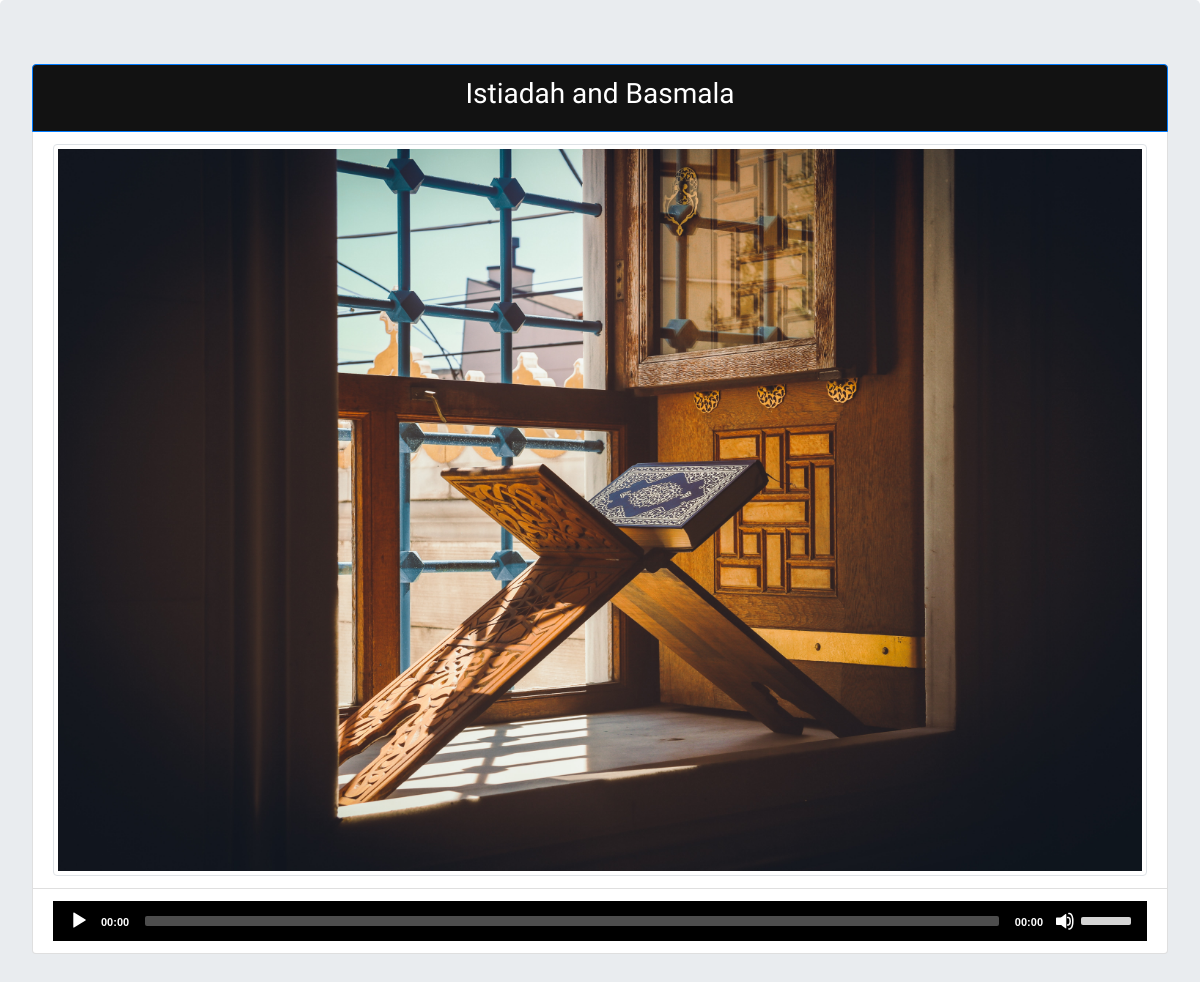
Page /tutapp/3/ on the earlier database version.
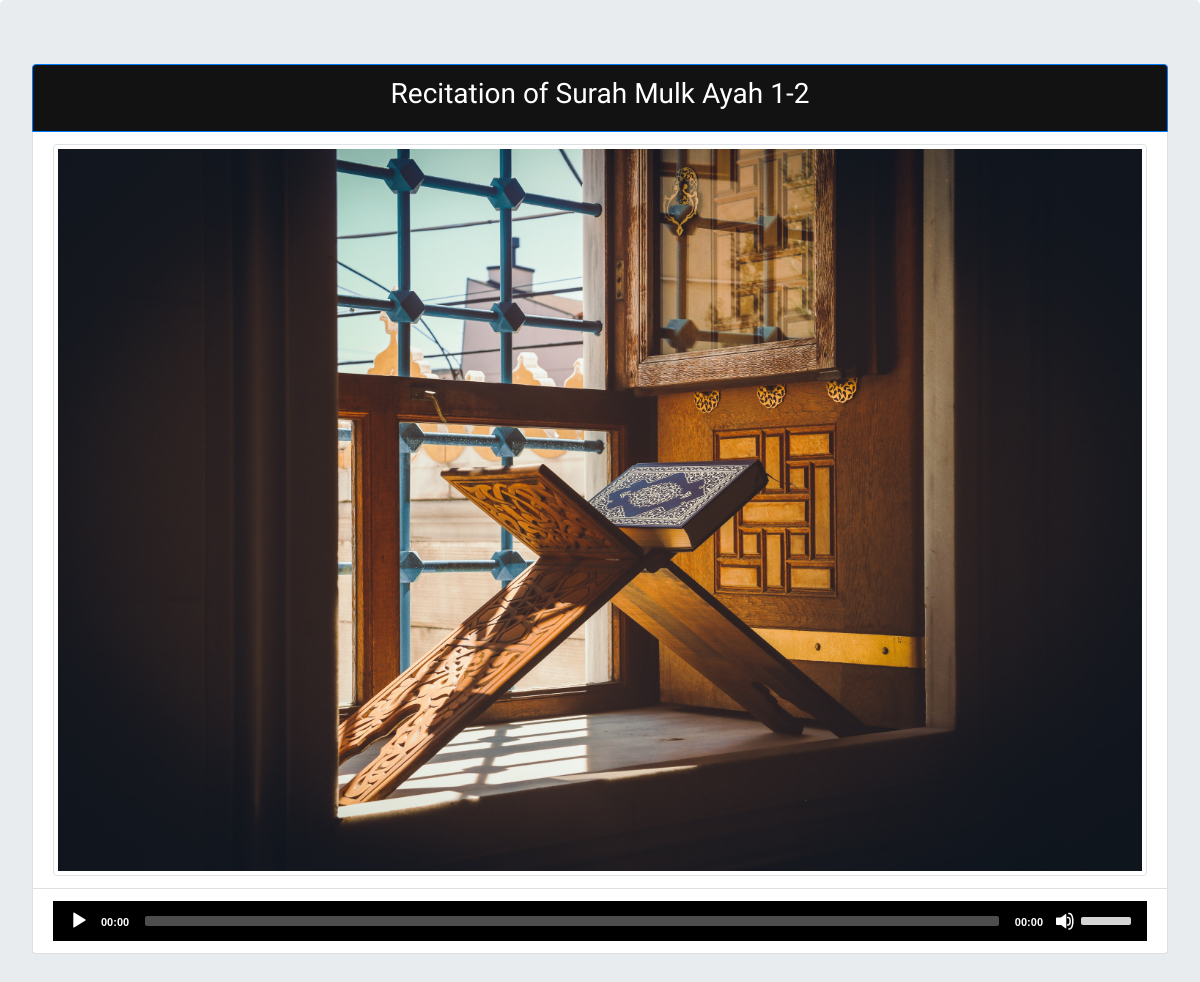
Same page on the later database version.
### tutapp/models.py (models this page shows, shortened)
class AudioClip(models.Model):
    title = models.CharField(("Title"), max_length=200, null=True)
    audio_file = models.FileField(default='', blank=True)
    class Meta():
        ordering = ['id']

### tutapp/views.py (the view)
# urls.py: url(r'^(?P<pk>[-\w]+)/$', views.AudioClipDetail.as_view(), name='detail'),
class AudioClipDetail(DetailView):
    model = AudioClip
    template_name = 'clips.html'
    context_object_name = "course_detail"

### templates/clips.html (shortened to what this page needs)
<!DOCTYPE html>
<html lang="en">
{%load staticfiles%}
<head>
    <link rel="stylesheet" href="https://stackpath.bootstrapcdn.com/bootstrap/4.5.2/css/bootstrap.min.css" />
    <link rel="stylesheet" href="https://cdnjs.cloudflare.com/ajax/libs/font-awesome/4.7.0/css/font-awesome.min.css" />
    <link rel="stylesheet" href="{%static 'build/mediaelementplayer.css'%}" />
    <div class="jumbotron">
        <ul class="list-group">
            <li class="list-group-item active" style="background:#121212;">
                <h3 style=" text-align: center; font-family: Alata; ">{{course_detail.title}}</h3>
            </li>
            <li class="list-group-item">
                <img src="{%static 'images/anis-coquelet-LanJEVFzxPw-unsplash.jpg'%}" alt=" " class=" img-fluid img-thumbnail ">
            </li>
            <li class="list-group-item">
            </li>
        </ul>
    </div>
    </body>
</html>

Differences in the rows shown:
changed AudioClip: title "Istiadah and Basmala" → "Recitation of Surah Mulk Ayah 1-2"
